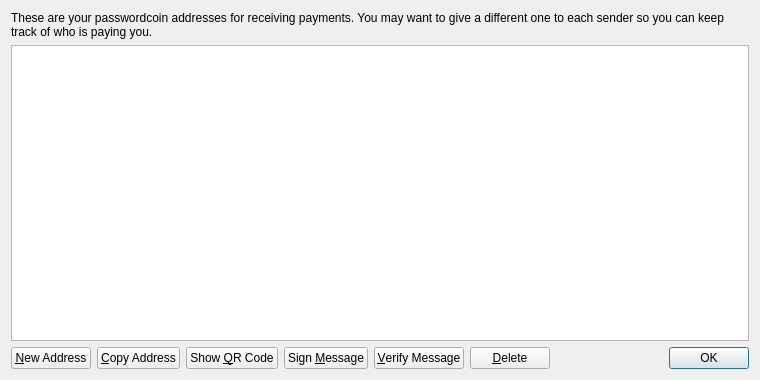
<?xml version="1.0" encoding="UTF-8"?>
<ui version="4.0">
 <class>AddressBookPage</class>
 <widget class="QWidget" name="AddressBookPage">
  <property name="geometry">
   <rect>
    <x>0</x>
    <y>0</y>
    <width>760</width>
    <height>380</height>
   </rect>
  </property>
  <property name="windowTitle">
   <string>Address Book</string>
  </property>
  <layout class="QVBoxLayout" name="verticalLayout">
   <item>
    <widget class="QLabel" name="labelExplanation">
     <property name="text">
      <string>These are your passwordcoin addresses for receiving payments. You may want to give a different one to each sender so you can keep track of who is paying you.</string>
     </property>
     <property name="textFormat">
      <enum>Qt::PlainText</enum>
     </property>
     <property name="wordWrap">
      <bool>true</bool>
     </property>
    </widget>
   </item>
   <item>
    <widget class="QTableView" name="tableView">
     <property name="contextMenuPolicy">
      <enum>Qt::CustomContextMenu</enum>
     </property>
     <property name="toolTip">
      <string>Double-click to edit address or label</string>
     </property>
     <property name="tabKeyNavigation">
      <bool>false</bool>
     </property>
     <property name="selectionMode">
      <enum>QAbstractItemView::SingleSelection</enum>
     </property>
     <property name="selectionBehavior">
      <enum>QAbstractItemView::SelectRows</enum>
     </property>
     <property name="sortingEnabled">
      <bool>true</bool>
     </property>
     <attribute name="verticalHeaderVisible">
      <bool>false</bool>
     </attribute>
    </widget>
   </item>
   <item>
    <layout class="QHBoxLayout" name="horizontalLayout">
     <item>
      <widget class="QPushButton" name="newAddressButton">
       <property name="toolTip">
        <string>Create a new address</string>
       </property>
       <property name="text">
        <string>&amp;New Address</string>
       </property>
      </widget>
     </item>
     <item>
      <widget class="QPushButton" name="copyToClipboard">
       <property name="toolTip">
        <string>Copy the currently selected address to the system clipboard</string>
       </property>
       <property name="text">
        <string>&amp;Copy Address</string>
       </property>
      </widget>
     </item>
     <item>
      <widget class="QPushButton" name="showQRCode">
       <property name="text">
        <string>Show &amp;QR Code</string>
       </property>
      </widget>
     </item>
     <item>
      <widget class="QPushButton" name="signMessage">
       <property name="toolTip">
        <string>Sign a message to prove you own a passwordcoin address</string>
       </property>
       <property name="text">
        <string>Sign &amp;Message</string>
       </property>
      </widget>
     </item>
     <item>
      <widget class="QPushButton" name="verifyMessage">
       <property name="toolTip">
        <string>Verify a message to ensure it was signed with a specified passwordcoin address</string>
       </property>
       <property name="text">
        <string>&amp;Verify Message</string>
       </property>
      </widget>
     </item>
     <item>
      <widget class="QPushButton" name="deleteButton">
       <property name="toolTip">
        <string>Delete the currently selected address from the list</string>
       </property>
       <property name="text">
        <string>&amp;Delete</string>
       </property>
      </widget>
     </item>
     <item>
      <spacer name="horizontalSpacer">
       <property name="orientation">
        <enum>Qt::Horizontal</enum>
       </property>
       <property name="sizeHint" stdset="0">
        <size>
         <width>40</width>
         <height>20</height>
        </size>
       </property>
      </spacer>
     </item>
     <item>
      <widget class="QDialogButtonBox" name="buttonBox">
       <property name="sizePolicy">
        <sizepolicy hsizetype="Maximum" vsizetype="Fixed">
         <horstretch>0</horstretch>
         <verstretch>0</verstretch>
        </sizepolicy>
       </property>
       <property name="standardButtons">
        <set>QDialogButtonBox::Ok</set>
       </property>
      </widget>
     </item>
    </layout>
   </item>
  </layout>
 </widget>
 <resources>
  <include location="../bitcoin.qrc"/>
 </resources>
 <connections/>
</ui>
